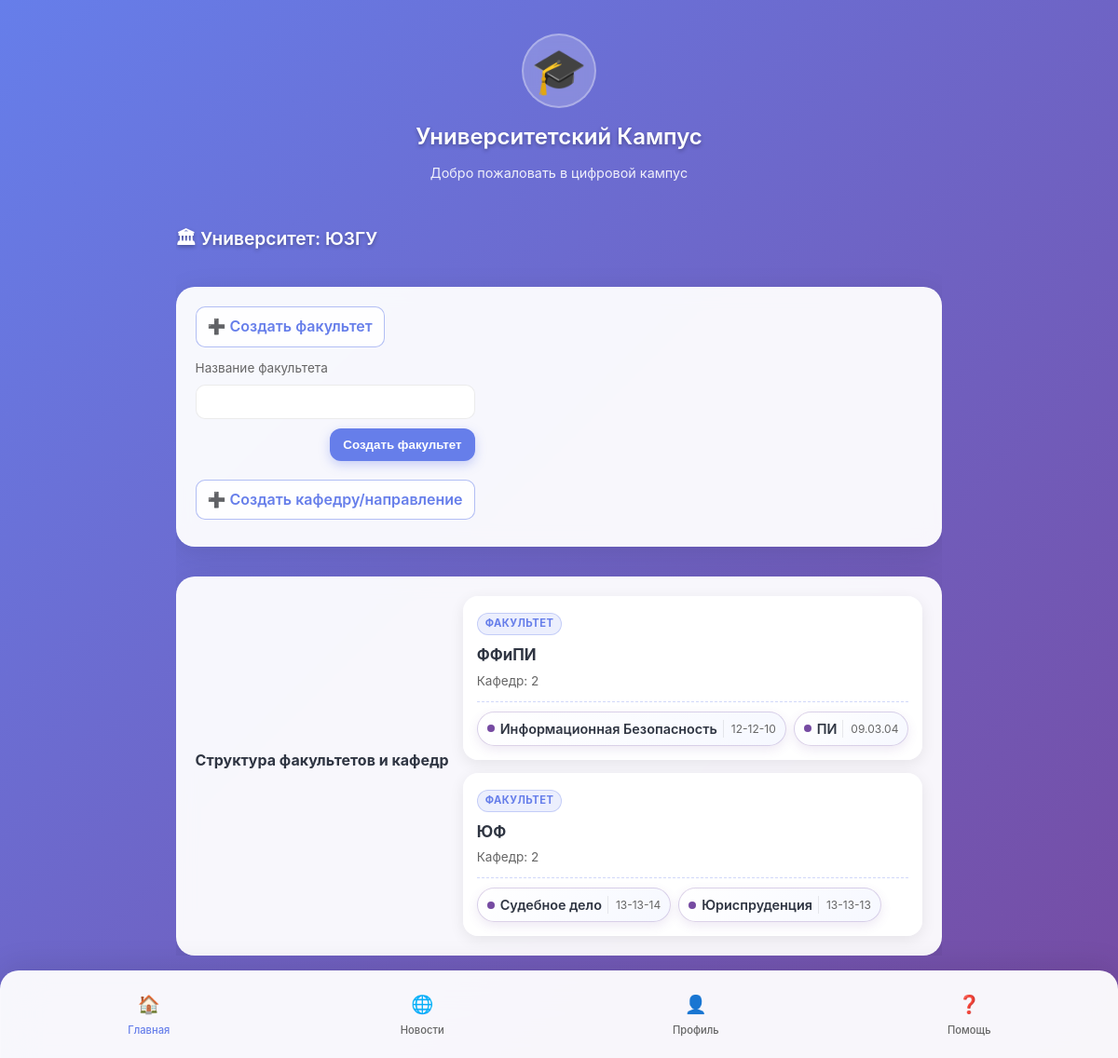
The app's page /moderation_university/, older data.
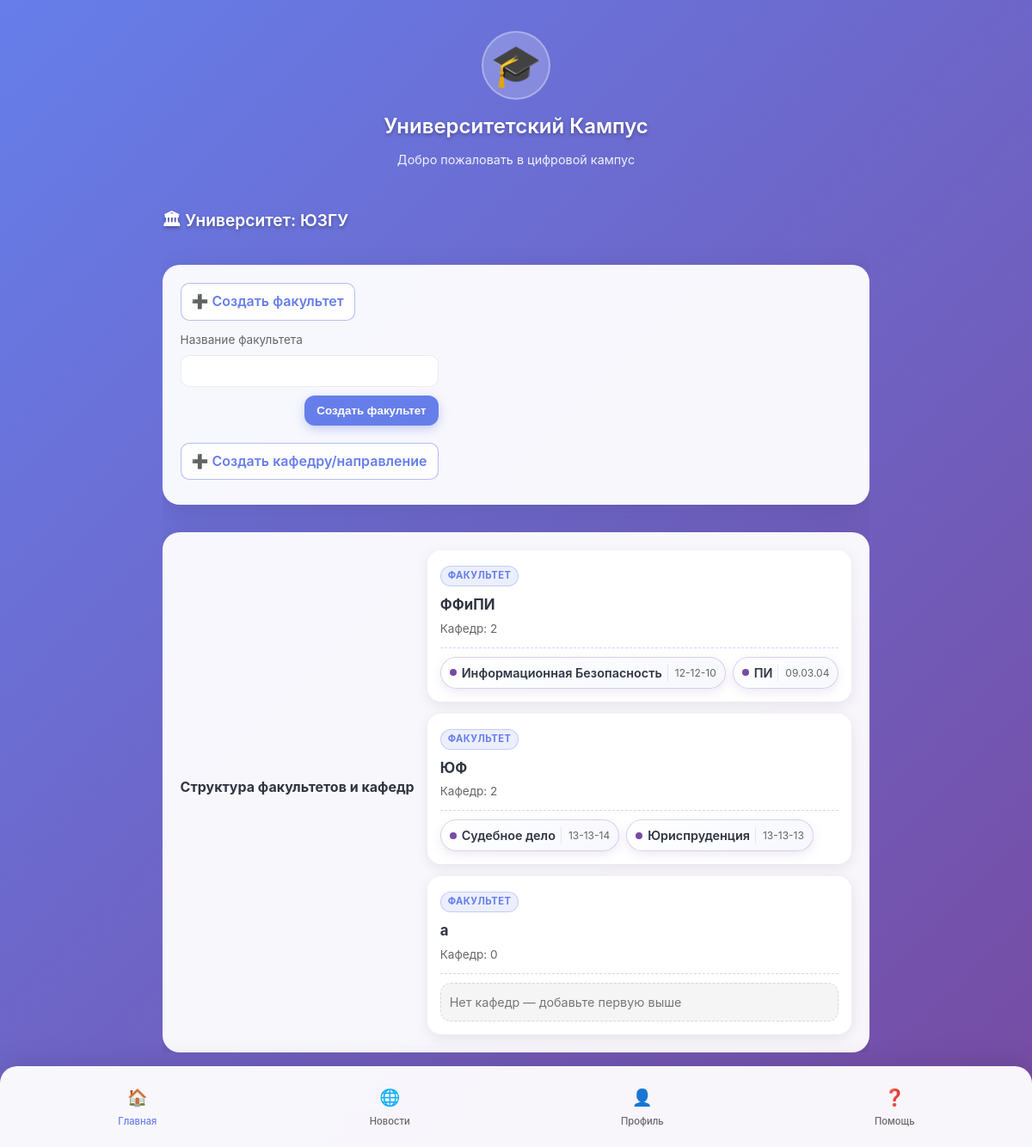
The same page, newer data.
### main/models.py (models this page shows, shortened)
class Faculty(models.Model):
    university = models.ForeignKey(University, on_delete=models.CASCADE, related_name='faculties', null=True)
    name = models.CharField(max_length=256)
    def __str__(self):
        return self.name

class Program(models.Model):
    faculty = models.ForeignKey(Faculty, on_delete=models.PROTECT, related_name='programs')
    name = models.CharField(max_length=255) # название направления
    code = models.CharField(max_length=32, blank=True) # код направления
    duration_years = models.PositiveSmallIntegerField(default=4) # длительность обучения в годах
    class Meta:
        unique_together = [("faculty", "name")]

### main/views/moderation.py (the view, shortened to what this page needs)
# urls.py: path('moderation_university/', views.moderation_university, name='moderation_university'),
def moderation_university(request):
    user = Person.objects.filter(pk=5).first().user
    if not is_moderator_min(user, 2):
        return HttpResponseForbidden("Недостаточно прав")
    current_uni = _resolve_current_university(user)
    can_create_faculty = is_moderator_min(user, 3)
    faculty_form = FacultyCreateForm()
    program_form = ProgramCreateForm(university=current_uni)
    faculties = (
        Faculty.objects.filter(university=current_uni)
        .prefetch_related(Prefetch("programs", queryset=Program.objects.order_by("name")))
        .order_by("name")
    )
    context = {
        "current_university": current_uni,
        "faculties": faculties,
        "can_create_faculty": can_create_faculty,
        "faculty_form": faculty_form,
        "program_form": program_form,
    }
    return render(request, "main/moderation/moderation_university.html", context)

### main/forms/university_create.py (shortened to what this page needs)
class FacultyCreateForm(forms.Form):
    name = forms.CharField(label="Название факультета", max_length=256)

class ProgramCreateForm(forms.Form):
    faculty = forms.ModelChoiceField(queryset=Faculty.objects.none(), label="Факультет")
    name = forms.CharField(label="Название кафедры/направления", max_length=255)
    code = forms.CharField(label="Код", max_length=32, required=False)
    duration_years = forms.IntegerField(label="Длительность (лет)", min_value=1, max_value=12, initial=4)
    def __init__(self, *args, **kwargs):
        university = kwargs.pop("university", None)
        super().__init__(*args, **kwargs)
        qs = Faculty.objects.all()
        if university:
            qs = qs.filter(university=university)
        self.fields["faculty"].queryset = qs.order_by("name")

### main/utils/permissions.py (called while the page is built)
def get_person(user):
    return getattr(user, "person", None)

def get_role_code(user):
    person = get_person(user)
    role = getattr(person, "role", None) if person else None
    return getattr(role, "permission", None)

def is_moderator_min(user, min_level: int):
    return moderator_level(get_role_code(user)) >= min_level

### main/templates/main/moderation/moderation_university.html (shortened to what this page needs)
{% extends 'main/index.html' %}
{% load static %}
{% block extra_styles %}
    <link rel="stylesheet" href="{% static 'css/org_tree.css' %}">
{% endblock %}
{% block content %}
    <section class="main-content">
        <h2 class="section-title">🏛 Университет: {{ current_university.short_name }}</h2>
        <section class="user-card" style="margin-bottom:12px;">
            <div class="forms-grid">
                {% if can_create_faculty %}
                    <details class="collapsible" open>
                        <summary class="btn-indigo-outline">➕ Создать факультет</summary>
                        <div class="form-body">
                            <form method="post" novalidate>
                                <div class="form-row">
                                    <label>Название факультета</label>
                                    {{ faculty_form.name }}
                                </div>
                                <div class="form-actions">
                                    <button type="submit" class="btn-indigo">Создать факультет</button>
                                </div>
                            </form>
                        </div>
                    </details>
                {% endif %}
                <details class="collapsible">
                    <summary class="btn-indigo-outline">➕ Создать кафедру/направление</summary>
                </details>
            </div>
        </section>
        <section class="user-card">
            <h3 class="tree-title">Структура факультетов и кафедр</h3>
            {% if faculties %}
                <div class="faculty-grid">
                    {% for f in faculties %}
                        <article class="faculty-card">
                            <header class="faculty-header">
                                <div class="faculty-pill">ФАКУЛЬТЕТ</div>
                                <h4 class="faculty-name">{{ f.name }}</h4>
                                <div class="faculty-meta">
                                    Кафедр: {{ f.programs.all|length }}
                                </div>
                            </header>
                            {% if f.programs.all %}
                                <div class="programs-wrap">
                                    {% for p in f.programs.all %}
                                        <div class="program-chip" title="{{ p.name }}">
                                            <span class="program-dot"></span>
                                            <span class="program-name">{{ p.name }}</span>
                                            {% if p.code %}<span class="program-code">{{ p.code }}</span>{% endif %}
                                        </div>
                                    {% endfor %}
                                </div>
                            {% else %}
                                <div class="programs-empty">
                                    Нет кафедр — добавьте первую выше
                                </div>
                            {% endif %}
                        </article>
                    {% endfor %}
                </div>
            {% endif %}
        </section>
    </section>
{% endblock %}

Row changes from the older to the newer data that the page shows:
added Faculty: name "а", programs.all|length "0", shows "Нет кафедр — добавьте первую выше"
